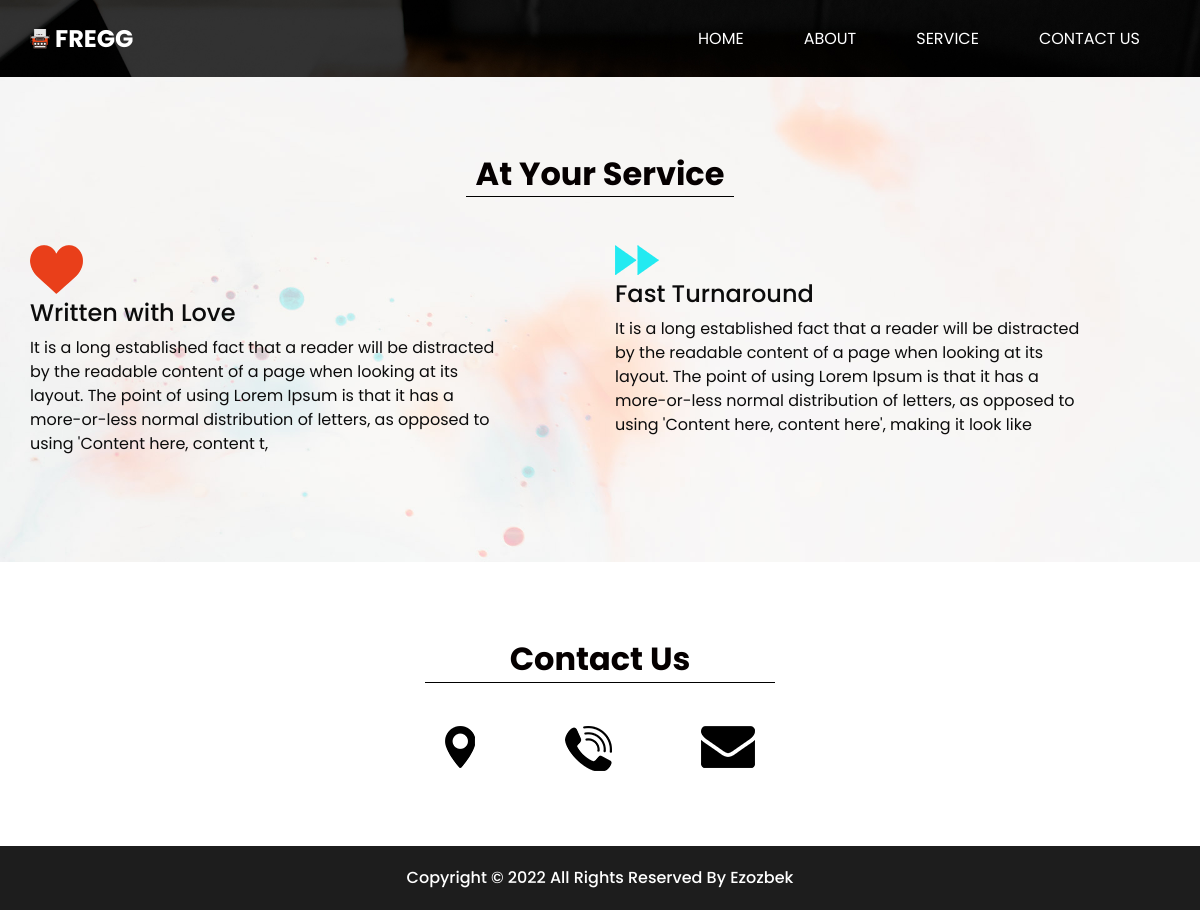
The app's page /service/ with its own data.
### app/models.py (models this page shows, shortened)
class Service(models.Model):
    img = models.ImageField(upload_to="img/")
    title = models.CharField(max_length=150)
    text = models.TextField()

### app/views.py (the view)
# urls.py: path('service/', service, name="service"),
def service(request):
    service = Service.objects.all()
    return render(request, "html/service.html", {'service': service})

### templates/html/service.html (shortened to what this page needs)
<!DOCTYPE html>
{% load static %}
<html>
<head>
  <link rel="stylesheet" type="text/css"
    href="https://cdnjs.cloudflare.com/ajax/libs/OwlCarousel2/2.1.3/assets/owl.carousel.min.css" />
  <link rel="stylesheet" href="https://maxcdn.bootstrapcdn.com/font-awesome/4.3.0/css/font-awesome.min.css">
  <link rel="stylesheet" type="text/css" href="{% static 'css/bootstrap.css' %}" />
  <link href="{% static 'css/style.css' %}" rel="stylesheet" />
  <link href="{% static 'css/responsive.css' %}" rel="stylesheet" />
</head>
<body class="sub_page">
  <div class="hero_area">
    <header class="header_section">
      <div class="container">
        <nav class="navbar navbar-expand-lg custom_nav-container pt-3">
          <a class="navbar-brand mr-5" href="{% url 'main' %}">
            <img src="{% static 'images/logo.png' %}" alt="">
            <span>
              Fregg
            </span>
          </a>
          <div class="collapse navbar-collapse" id="navbarSupportedContent">
            <div class="d-flex ml-auto flex-column flex-lg-row align-items-center">
              <ul class="navbar-nav  ">
                <li class="nav-item ">
                  <a class="nav-link" href="{% url 'main' %}">Home <span class="sr-only">(current)</span></a>
                </li>
                <li class="nav-item active">
                  <a class="nav-link" href="{% url 'about' %}"> About </a>
                </li>
                <li class="nav-item active">
                  <a class="nav-link" href="{% url 'service' %}"> Service </a>
                </li>
                <li class="nav-item">
                  <a class="nav-link" href="{% url 'contact'%}">Contact us</a>
                </li>
              </ul>
            </div>
          </div>
        </nav>
      </div>
    </header>
  </div>
  <div class="body_bg layout_padding">
    {% if service %}
      <section class="service_section ">
      <div class="container">
        <div class="heading_container">
          <h2>
            At Your Service
          </h2>
        </div>
      </div>
      <div class="container">
        <div class="row">
          {% for x in service %}
            <div class="col-md-6">
              <div class="box">
                <div class="img-box">
                  <img src="{{ x.img.url }}" alt="">
                </div>
                <h4>
                  {{ x.title }}
                </h4>
                <p>
                  {{ x.text }}
                </p>
              </div>
            </div>
          {% endfor %}
        </div>
      </div>
    </section>
    {% endif %}
  </div>
  <section class="info_section layout_padding">
    <div class="footer_contact">
      <div class="heading_container">
        <h2>
          Contact Us
        </h2>
      </div>
      <div class="box">
        <a href="" class="img-box">
          <img src="{% static 'images/location.png' %}" alt="" class="img-1">
        </a>
        <a href="" class="img-box">
          <img src="{% static 'images/call.png' %}" alt="" class="img-1">
        </a>
        <a href="" class="img-box">
          <img src="{% static 'images/envelope.png' %}" alt="" class="img-1">
        </a>
      </div>
    </div>
  </section>
  <section class="container-fluid footer_section">
    <p>
      Copyright &copy; 2022 All Rights Reserved By
      <a href="">Ezozbek</a>
    </p>
  </section>
</body>
</html>

### app/static/css/style.css (style rules this page uses)
body { font-family: 'Poppins', sans-serif; color: #0c0c0c; background-color: #ffffff; }
.layout_padding { padding: 75px 0; }
.heading_container { display: -webkit-box; display: -ms-flexbox; display: flex; }
.heading_container h2 { font-weight: bold; color: #050000; padding: 3px 10px; border-bottom: 1px solid #000000; }
.hero_area { height: 100vh; background-image: url(../images/hero-bg.jpg); background-size: cover; }
.sub_page .hero_area { height: auto; }
.custom_nav-container.navbar-expand-lg .navbar-nav .nav-item .nav-link { padding: 10px 30px; color: #ffffff; text-align: center; text-transform: uppercase; }
a, a:hover, a:focus { text-decoration: none; }
.navbar-brand { display: -webkit-box; display: -ms-flexbox; display: flex; -webkit-box-align: center; -ms-flex-align: center; align-items: center; }
.navbar-brand img { width: 20px; margin-right: 5px; }
.navbar-brand span { font-size: 24px; font-weight: 700; color: #ffffff; text-transform: uppercase; }
.custom_nav-container { z-index: 99999; padding: 15px 0; }
.body_bg { background-image: url(../images/body_bg.jpg); background-size: cover; }
.service_section .heading_container { -webkit-box-pack: center; -ms-flex-pack: center; justify-content: center; margin-bottom: 25px; }
.service_section .box { display: -webkit-box; display: -ms-flexbox; display: flex; -webkit-box-orient: vertical; -webkit-box-direction: normal; -ms-flex-direction: column; flex-direction: column; -webkit-box-align: start; -ms-flex-align: start; align-items: flex-start; margin: 15px 0; width: 85%; }
.service_section .box h4 { margin-top: 5px; }
.info_section { display: -webkit-box; display: -ms-flexbox; display: flex; -webkit-box-pack: center; -ms-flex-pack: center; justify-content: center; }
.info_section .footer_contact { width: 350px; }
.info_section .footer_contact .heading_container h2 { width: 100%; text-align: center; }
.info_section .footer_contact .box { display: -webkit-box; display: -ms-flexbox; display: flex; -webkit-box-pack: justify; -ms-flex-pack: justify; justify-content: space-between; padding: 35px 20px 0 20px; }
.footer_section { font-weight: 500; -webkit-box-pack: center; -ms-flex-pack: center; justify-content: center; padding: 20px; background-color: #1d1d1d; }
.footer_section p { color: #ffffff; margin: 0; text-align: center; }
.footer_section a { color: #ffffff; }

### app/static/css/responsive.css (style rules this page uses)
@media (min-width: 1200px) { .container { max-width: 1170px; } }

### records on screen
Service: img (picture), title "Written with Love", text "It is a long established fact that a reader will be distracted by the readable content of a page when looking at its layout. The point of using Lorem Ipsum is that it has a more-or-less normal distribution of letters, as opposed to using 'Content here, content t,"
Service: img (picture), title "Fast Turnaround", text "It is a long established fact that a reader will be distracted by the readable content of a page when looking at its layout. The point of using Lorem Ipsum is that it has a more-or-less normal distribution of letters, as opposed to using 'Content here, content here', making it look like"
